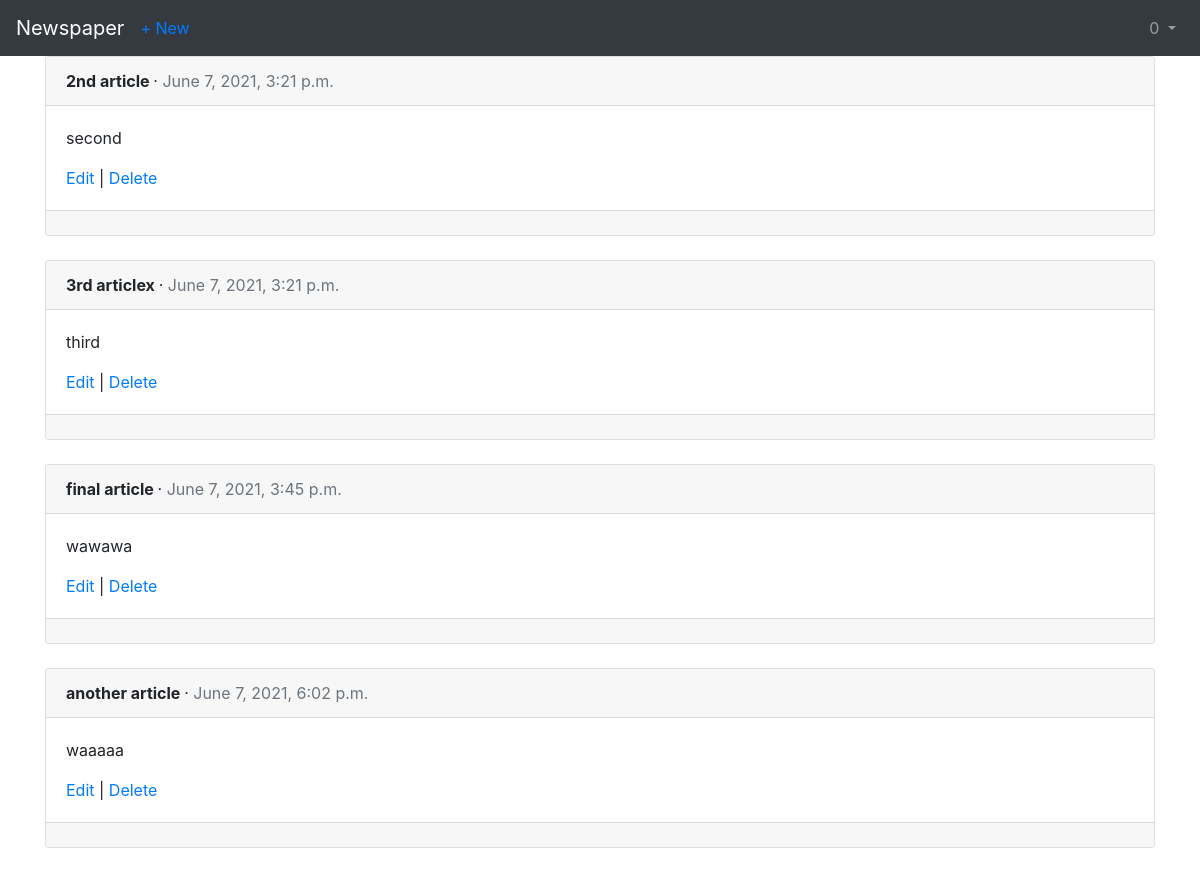
The page /articles/ (signed in) on the database as committed earlier.
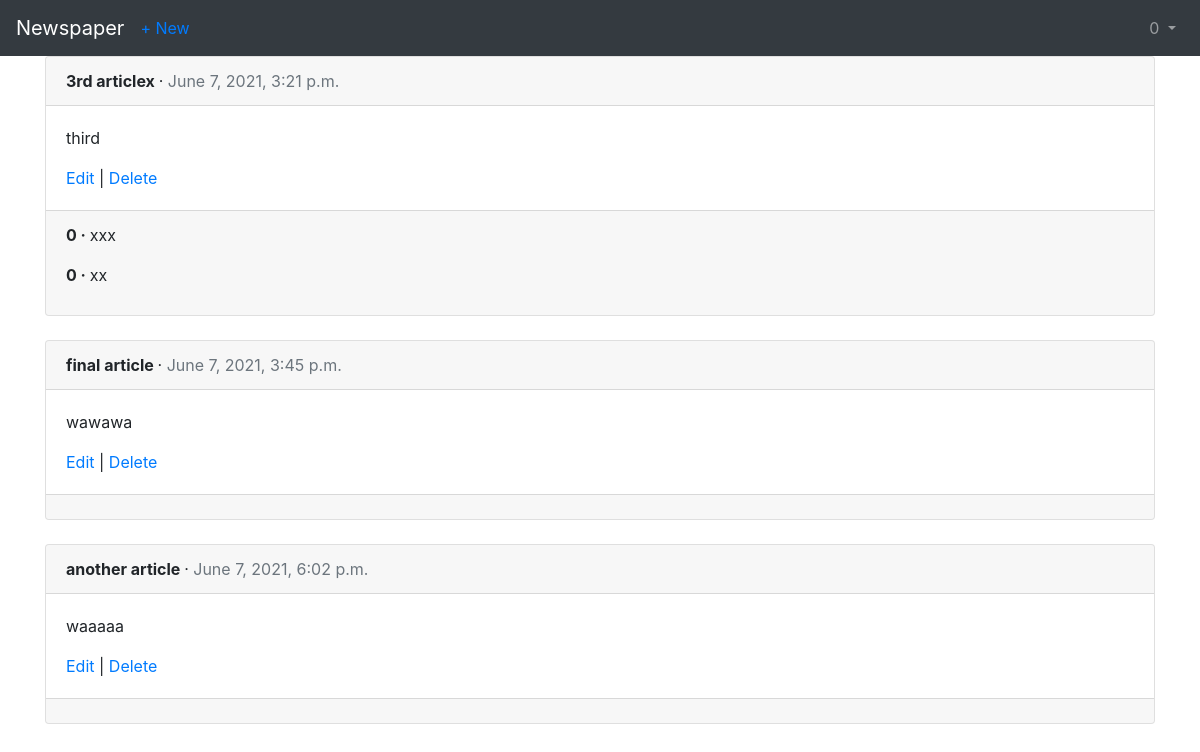
The same page on the database as committed later.
### articles/models.py (models this page shows, shortened)
class Article(models.Model):
    title = models.CharField(max_length=255)
    body = models.TextField()
    date = models.DateTimeField(auto_now_add=True)
    author = models.ForeignKey(
        get_user_model(),
        on_delete=CASCADE,
    )

class Comment(models.Model):
    article = models.ForeignKey(
        Article,
        on_delete=CASCADE,
        related_name='comments'
    )
    comment = models.CharField(max_length=140)
    author = models.ForeignKey(
        get_user_model(),
        on_delete=CASCADE,
    )
    def __str__(self):
        return self.comment

### accounts/models.py (models this page shows)
class CustomUser(AbstractUser):
    age = models.PositiveIntegerField(null=True, blank=True)

### articles/views.py (the view)
# urls.py: path('', ArticleListView.as_view(), name='article_list'),
class ArticleListView(LoginRequiredMixin, ListView):
    model = Article
    template_name = 'article_list.html'
    context_object_name = 'articles'

### articles/templates/article_list.html (shortened to what this page needs)
{% extends 'base.html' %}
{% block content %}
  {% for article in articles %}
    <div class="card">
      <div class="card-header">
        <span class="font-weight-bold">
          {{ article.title }}
        </span> &middot;
        <span class="text-muted">
          {{ article.date }}
        </span>
      </div>
      <div class="card-body">
        <p>{{ article.body }}</p>
        <a href="{% url 'article_edit' article.pk %}">Edit</a> |
        <a href="{% url 'article_delete' article.pk %}">Delete</a>
      </div>
      <div class="card-footer">
        {% for comment in article.comments.all %}
          <p>
            <span class="font-weight-bold">
              {{ comment.author }} &middot;
            </span>
            {{ comment }}
          </p>
        {% endfor %}
      </div>
    </div>
    <br />
  {% endfor %}
{% endblock %}

Rows that differ between the two databases and show on the page:
removed Article: title "2nd article", date "June 7, 2021, 3:21 p.m.", body "second"
added Comment: author "0", comment "xxx", shown under Article "3rd articlex"
added Comment: author "0", comment "xx", shown under Article "3rd articlex"
